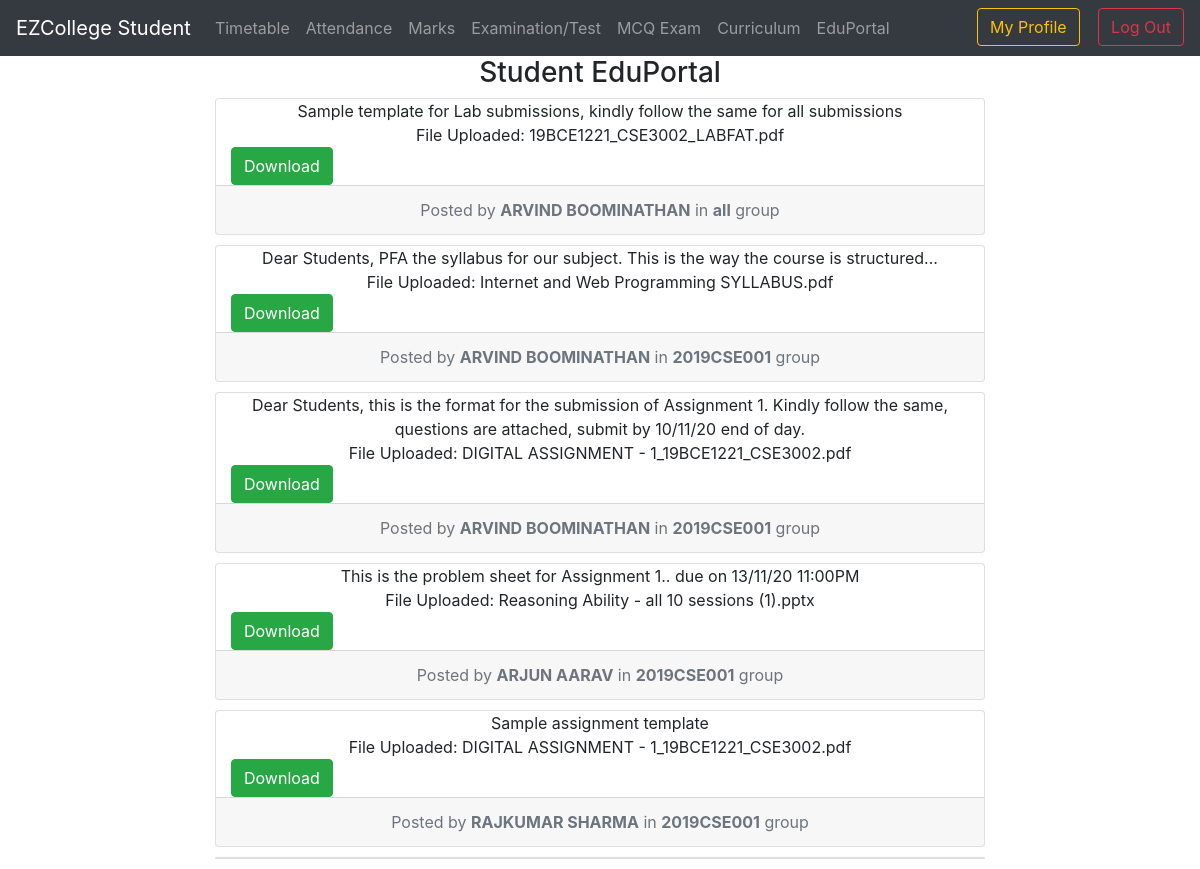
The page /acadportal/student/eduportalstudent.php (signed in) on the database its author committed.
### tables this page shows
CREATE TABLE `fileupload` (
  `id` int(11) NOT NULL,
  `filename` varchar(200) NOT NULL,
  `description` varchar(500) NOT NULL,
  `type` varchar(200) NOT NULL,
  `path` varchar(500) NOT NULL,
  `visibility` varchar(50) NOT NULL,
  `owner` varchar(200) NOT NULL
);

CREATE TABLE `faculty` (
  `id` int(11) NOT NULL,
  `firstname` longtext NOT NULL,
  `lastname` longtext NOT NULL,
  `username` longtext NOT NULL,
  `dept` longtext NOT NULL,
  `designation` longtext NOT NULL,
  `email` longtext NOT NULL,
  `phone` longtext NOT NULL
);

### acadportal/student/eduportalstudent.php (the view, shortened to what this page needs)
<html>
	<head>
		<?php include "navbar.php" ?>
	</head>
	<body>
		<center>
		<h3>Student EduPortal</h3>
		<div class="col-8">
			<?php
				$user = $_SESSION['username'];
				$gquery = $con->query("SELECT groupid FROM student WHERE username='$user'");
				while($grows=$gquery->fetch_assoc()){
					$group = $grows['groupid'];
				}
				$res = $con->query("SELECT * FROM fileupload WHERE visibility='all' OR visibility='$group'");
				while($row = $res->fetch_assoc()){ ?>
					<div class="card">
						<?php echo $row['description']; ?>
						<br>
						<?php
							$facid = $row['owner'];
							$fquery = $con->query("SELECT firstname, lastname FROM faculty WHERE username='$facid'");
							while($frow = $fquery->fetch_assoc()){
								$name = $frow['firstname']." ".$frow['lastname'];
							}?>
						File Uploaded: <?php echo $row['filename']; ?> <br>
						<div class="col-2">
						<a target="_blank" href="<?php echo $row['path'] ?>" class="btn btn-success">Download</a>
						</div>
						<div class="card-footer text-muted">
							Posted by <strong><?php echo $name ?></strong> in <strong><?php echo $row['visibility'] ?></strong> group
						</div>
					</div>
				<?php }
			?>
			<div class="card">
			</div>
		</div>
		</center>
	</body>
</html>

### acadportal/student/eduportalstudent.php (style rules this page uses)
.card { margin: 0 auto; float: none; margin-bottom: 10px; }

### rows shown on the page
fileupload: description "Sample template for Lab submissions, kindly follow the same for all submissions", filename "19BCE1221_CSE3002_LABFAT.pdf", faculty.firstname+lastname "ARVIND BOOMINATHAN", visibility "all"
fileupload: description "Dear Students, PFA the syllabus for our subject. This is the way the course is structured...", filename "Internet and Web Programming SYLLABUS.pdf", faculty.firstname+lastname "ARVIND BOOMINATHAN", visibility "2019CSE001"
fileupload: description "Dear Students, this is the format for the submission of Assignment 1. Kindly follow the same, questions are attached, submit by 10/11/20 end of day.", filename "DIGITAL ASSIGNMENT - 1_19BCE1221_CSE3002.pdf", faculty.firstname+lastname "ARVIND BOOMINATHAN", visibility "2019CSE001"
fileupload: description "This is the problem sheet for Assignment 1.. due on 13/11/20 11:00PM", filename "Reasoning Ability - all 10 sessions (1).pptx", faculty.firstname+lastname "ARJUN AARAV", visibility "2019CSE001"
fileupload: description "Sample assignment template", filename "DIGITAL ASSIGNMENT - 1_19BCE1221_CSE3002.pdf", faculty.firstname+lastname "RAJKUMAR SHARMA", visibility "2019CSE001"
